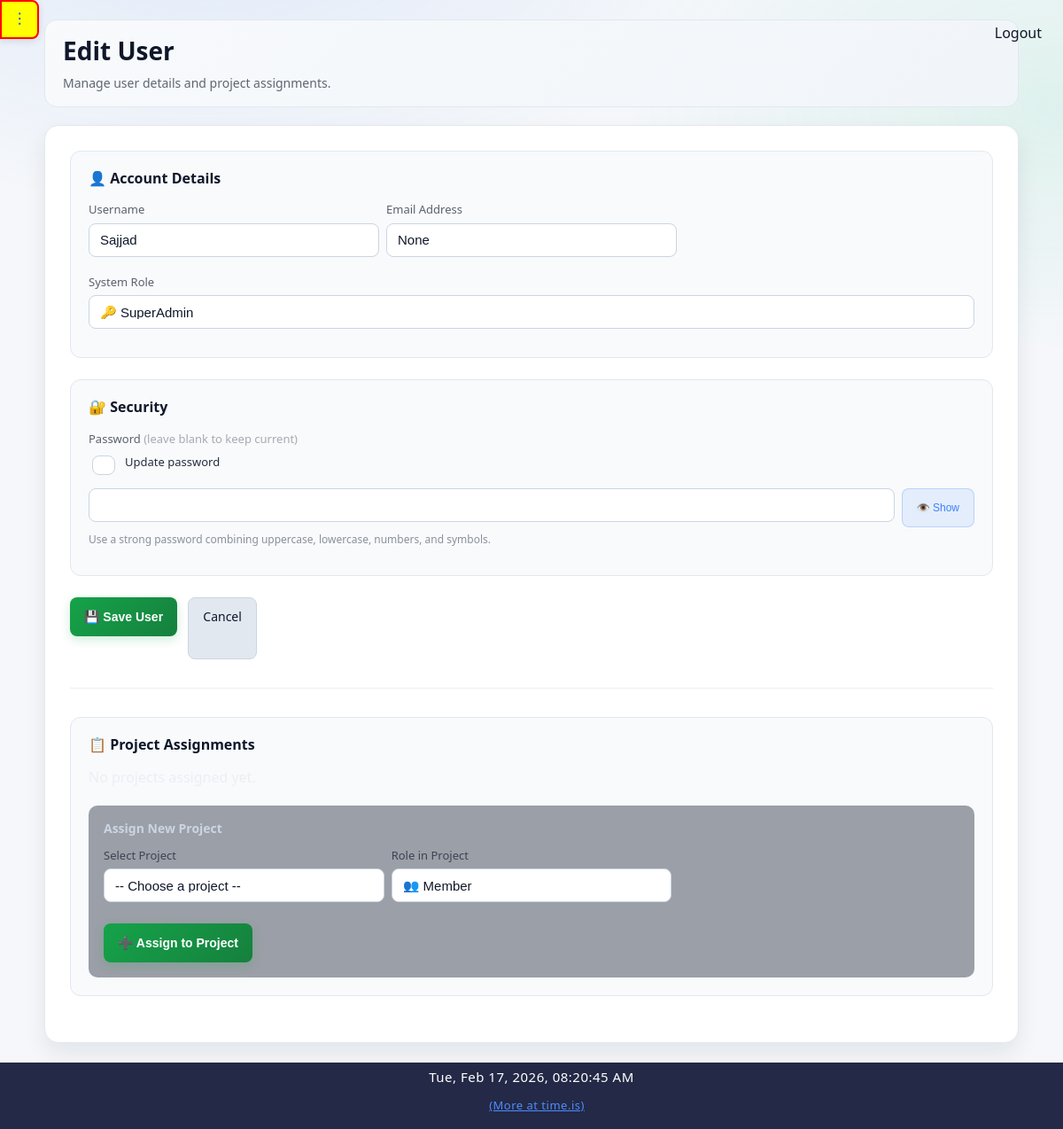
The page /admin/users/5/edit (signed in) on the database its author committed.
### app/models/user.py (models this page shows)
class User(Base):
    __tablename__ = "users"
    id = Column(Integer, primary_key=True, index=True)
    username = Column(String, unique=True, index=True, nullable=False)
    password_hash = Column(String, nullable=False)
    email = Column(String(255), unique=True, index=True, nullable=True)
    role = Column(String, default="user")
    is_active = Column(Boolean, default=True, nullable=False)
    created_at = Column(DateTime, default=datetime.utcnow, nullable=False)
    updated_at = Column(
        DateTime,
        default=datetime.utcnow,
        onupdate=datetime.utcnow,
        nullable=False
    )

### app/routes/admin.py (the view)
@router.get("/users/{user_id}/edit", response_class=HTMLResponse)
def edit_user_page(
    user_id: int,
    request: Request,
    db: Session = Depends(get_db),
):
    admin = admin_guard(request)
    if not admin:
        return RedirectResponse("/dashboard", status_code=302)
    user_obj = db.query(User).filter(User.id == user_id).first()
    if not user_obj:
        return RedirectResponse("/admin/users", status_code=302)
    all_projects = (
        db.query(Project)
        .order_by(Project.name.asc())
        .all()
    )
    project_users = (
        db.query(ProjectUser)
        .filter(ProjectUser.user_id == user_id)
        .all()
    )
    html = templates.get_template("admin/user_form.html").render(
        request=request,
        title="Edit User",
        user_data=user_obj,
        project_users=project_users,
        all_projects=all_projects,
        user=admin,
    )
    return HTMLResponse(content=html)

### app/templates/admin/user_form.html (shortened to what this page needs)
{% extends "base.html" %}
{% block content %}
<div class="user-form-page">
  <div class="user-form-toolbar">
    <h1>{{ title }}</h1>
    <p class="subtitle">
      {% if user_data %}Manage user details and project assignments.{% else %}Create a new system user account.{% endif %}
    </p>
  </div>
  <div class="user-form-card">
    <form method="post" action="{% if user_data %}/admin/users/{{ user_data.id }}/update{% else %}/admin/users/create{% endif %}">
      <div class="section-group">
        <h3 class="section-title">👤 Account Details</h3>
        <div class="form-grid">
          <div class="form-group">
            <label>Username</label>
            {% if user_data %}
              <input type="text" value="{{ user_data.username }}" disabled>
            {% else %}
              <input type="text" name="username" value="" required autocomplete="off" autocorrect="off" autocapitalize="off" spellcheck="false">
            {% endif %}
          </div>
          <div class="form-group">
            <label>Email Address</label>
            <input type="email" name="email" value="{{ user_data.email if user_data else '' }}" autocomplete="off">
          </div>
          <div class="form-group" style="grid-column: 1/-1;">
            <label>System Role</label>
            <select name="role" required>
              {% if user and user["role"] == "superadmin" %}
              <option value="superadmin" {% if user_data and user_data.role == "superadmin" %}selected{% endif %}>
                🔑 SuperAdmin
              </option>
              {% endif %}
            </select>
          </div>
        </div>
      </div>
      <div class="section-group">
        <h3 class="section-title">🔐 Security</h3>
        <div class="form-grid">
          <div class="form-group" style="grid-column: 1/-1;">
            <label>Password {% if user_data %}<span style="opacity:0.6">(leave blank to keep current)</span>{% endif %}</label>
            {% if user_data %}
            <div class="checkbox-row" style="margin-bottom:12px">
              <input type="checkbox" id="updatePasswordToggle">
              <label for="updatePasswordToggle">Update password</label>
            </div>
            {% endif %}
            <div class="password-row">
              <input
                type="password"
                name="password"
                id="passwordField"
                value=""
                {% if user_data %}disabled{% endif %}
                autocomplete="new-password"
                autocorrect="off"
                autocapitalize="off"
                spellcheck="false">
              <button type="button" class="btn-icon" id="togglePassword">👁️ Show</button>
            </div>
            <div class="help-text">Use a strong password combining uppercase, lowercase, numbers, and symbols.</div>
          </div>
        </div>
      </div>
      <div style="display:flex;gap:12px;flex-wrap:wrap">
        <button type="submit" class="btn-primary">💾 Save User</button>
        <a href="/admin/users" class="btn-secondary">Cancel</a>
      </div>
    </form>
    {% if user_data %}
    <hr style="border:none;border-top:1px solid rgba(148,163,184,0.2);margin:32px 0">
    <div class="section-group">
      <h3 class="section-title">📋 Project Assignments</h3>
      {% if project_users %}
      <div style="margin-bottom:20px">
        <h4 style="color:#cbd5e1;margin:0 0 12px 0;font-size:14px">Currently Assigned</h4>
        <table class="table">
          <thead>
            <tr>
              <th>Project Name</th>
              <th style="width:140px">Role</th>
              <th style="width:100px">Action</th>
            </tr>
          </thead>
          <tbody>
          {% for pu in project_users %}
            <tr>
              <td><strong>{{ pu.project.name }}</strong></td>
              <td>
                <span class="badge badge-info">{{ pu.role_in_project|capitalize }}</span>
              </td>
              <td>
                <form method="post" action="/admin/projects/{{ pu.project_id }}/users/{{ user_data.id }}/remove" style="display:inline">
                  <button type="submit" class="btn-danger">Remove</button>
                </form>
              </td>
            </tr>
          {% endfor %}
          </tbody>
        </table>
      </div>
      {% else %}
      <p style="color:rgba(226,232,240,0.6);margin:0 0 20px 0">No projects assigned yet.</p>
      {% endif %}
      <div style="background:rgba(15,23,42,0.4);border:1px solid rgba(148,163,184,0.15);border-radius:10px;padding:16px">
        <h4 style="color:#cbd5e1;margin:0 0 12px 0;font-size:14px">Assign New Project</h4>
        <form method="post" action="/admin/projects/assign-user">
          <div class="form-grid">
            <div class="form-group">
              <label>Select Project</label>
              <select name="project_id" required>
                <option value="">-- Choose a project --</option>
              </select>
            </div>
            <div class="form-group">
              <label>Role in Project</label>
              <select name="role_in_project">
                <option value="member" selected>👥 Member</option>
              </select>
            </div>
          </div>
          <button type="submit" class="btn-primary" style="margin-top:12px">➕ Assign to Project</button>
        </form>
      </div>
    </div>
    {% endif %}
  </div>
</div>
{% endblock %}

### static/css/style.css (style rules this page uses)
body { font-family: Arial, Helvetica, sans-serif; margin: 0; background-color: var(--bg); color: var(--text); }
input, select, textarea { padding: 6px; border-radius: 4px; border: 1px solid var(--border); background: var(--card); color: var(--text); }
button, .button { padding: 6px 12px; border-radius: 4px; border: none; cursor: pointer; background: var(--btn); color: white; text-decoration: none; }
:root { --bg: #f5f7fa; --bg-secondary: #ffffff; --bg-primary: #f5f7fa; --text: #111827; --text-muted: #6b7280; --text-primary: var(--text); --text-secondary: var(--text-muted); --card: #ffffff; --nav: #1f2937; --card-bg: var(--card); --card-border: var(--border-color); --border: #e5e7eb; --border-color: #e5e7eb; --input-bg: var(--card); --input-border: var(--border); --btn: #2563eb; --hover-bg: rgba(37, 99, 235, 0.1); --accent-color: #2563eb; }
html, body, table, th, td, input, select, textarea, button, .button { transition: background-color 0.3s ease, color 0.3s ease, border-color 0.3s ease; }
.section-title { margin: 30px 0 12px; font-size: 18px; font-weight: 600; }
.form-grid { display: grid; grid-template-columns: repeat(auto-fit, minmax(240px, 1fr)); gap: 16px; }
.form-grid label { font-size: 13px; opacity: 0.9; }
.form-grid input { width: 100%; }

### app/static/css/responsive.css (style rules this page uses)
html { --form-column-count: auto-fit; --button-width: auto; --input-height: 38px; --font-size-base: 16px; --padding-base: 20px; --gap-base: 16px; --max-content-width: 1200px; --sidebar-width: 250px; --touch-target-size: 44px; }
html.medium-screen { --form-column-count: auto-fit; --button-width: auto; --input-height: 38px; --font-size-base: 15px; --padding-base: 18px; --gap-base: 14px; --max-content-width: 1000px; --sidebar-width: 240px; --touch-target-size: 44px; }
.form-grid { display: grid; grid-template-columns: repeat(var(--form-column-count), minmax(200px, 1fr)); gap: var(--gap-base); }
input, select, textarea, .form-input { height: var(--input-height); padding: calc(var(--input-height) / 4) calc(var(--padding-base) / 2); font-size: var(--font-size-base); min-width: 0; box-sizing: border-box; }
button, .btn, .btn-primary, .btn-secondary, [role="button"] { width: var(--button-width); height: var(--touch-target-size); min-height: var(--touch-target-size); padding: 0 var(--padding-base); font-size: var(--font-size-base); cursor: pointer; display: inline-flex; align-items: center; justify-content: center; border-radius: 6px; transition: all 0.2s ease; border: none; }
body { font-size: var(--font-size-base); line-height: 1.5; }
h1 { font-size: calc(var(--font-size-base) * 1.8); margin: calc(var(--gap-base) * 2) 0 var(--gap-base) 0; }
h3 { font-size: calc(var(--font-size-base) * 1.2); margin: var(--gap-base) 0 calc(var(--gap-base) * 0.5) 0; }
p { margin: 0 0 var(--gap-base) 0; }
html.landscape { --padding-base: 12px; --gap-base: 8px; }

### static/css/ui_v2.css (style rules this page uses)
:root { --radius-xs: 6px; --radius-sm: 10px; --radius-md: 14px; --radius-lg: 18px; --shadow-sm: 0 1px 2px rgba(0,0,0,0.08); --shadow-md: 0 10px 30px rgba(0,0,0,0.18); --ring: 0 0 0 3px rgba(59,130,246,0.25); }
html, body { height: 100%; }
body { font-family: ui-sans-serif, system-ui, -apple-system, "Segoe UI", Roboto, Arial, "Noto Sans", "Liberation Sans", sans-serif; line-height: 1.35; }
hr { border: none; border-top: 1px solid color-mix(in srgb, var(--border-color) 70%, transparent); margin: 18px 0; }
input, select, textarea { width: 100%; box-sizing: border-box; padding: 10px 12px; border-radius: var(--radius-sm); border: 1px solid var(--border); background: color-mix(in srgb, var(--card) 88%, transparent); }
label { display:block; margin-bottom: 6px; }
.section-title { margin: 6px 0 10px; }
.form-grid { gap: 14px; }
button, .button, .btn-primary, .btn-secondary, .btn-danger { border-radius: var(--radius-sm); }
.btn-primary, .button { box-shadow: 0 8px 20px rgba(37,99,235,0.18); }
.btn-secondary { border: 1px solid color-mix(in srgb, var(--border-color) 70%, transparent); }
.help-text { opacity: 0.85; }

### rows shown on the page
User: username "Sajjad", email "None", role "🔑 SuperAdmin"

### other values the page prints
{{ title }} "Edit User"
